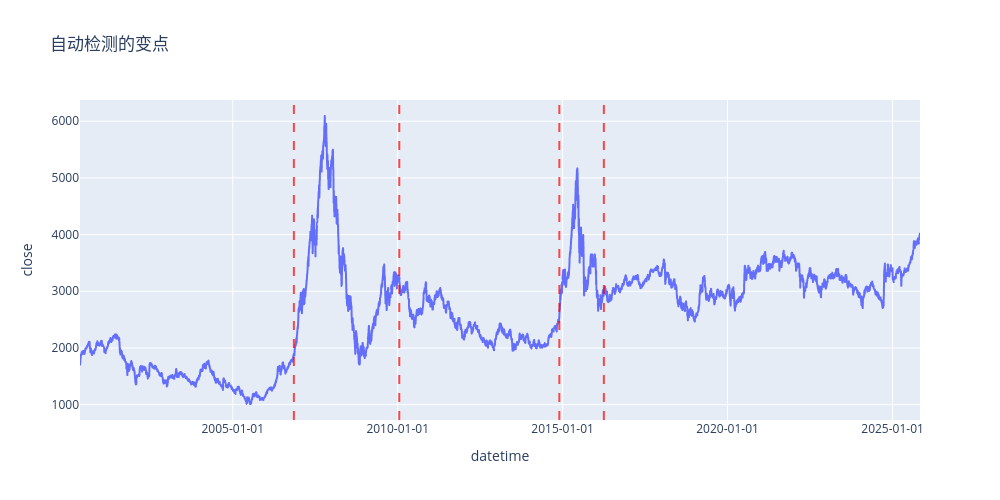

Write notebook code for a chart like this one.
### Code cell
fig = px.line(
    df1, 
    x=df1.index, 
    y='close', 
    title='自动检测变点',
    labels={'log_return': '价格'}
)

for cp in change_points:
    fig.add_vline(x=df.index[cp], line=dict(color='red', dash='dash'), opacity=0.7)

fig.update_xaxes(tickformat="%Y-%m-%d")
fig.update_layout(hovermode='x unified',dragmode='pan', width=1000, height=500)
fig.show(config={'scrollZoom': True})

### Figure 1 — Plotly figure (JSON) as saved in the notebook; plotly's stock layout.template omitted (floating-point values rounded to 4 significant figures; data arrays with more than 128 entries replaced by an {"elided": "..."} marker saying what was removed)
{"data": [{"hovertemplate": "datetime=%{x}<br>close=%{y}<extra></extra>", "legendgroup": "", "line": {"color": "#636efa", "dash": "solid"}, "marker": {"symbol": "circle"}, "mode": "lines", "name": "", "showlegend": false, "type": "scattergl", "x": {"elided": "6179 str values"}, "xaxis": "x", "y": {"elided": "6179 float values"}, "yaxis": "y"}], "layout": {"dragmode": "pan", "height": 500, "hovermode": "x unified", "legend": {"tracegroupgap": 0}, "shapes": [{"line": {"color": "red", "dash": "dash"}, "opacity": 0.7, "type": "line", "x0": "2006-11-08T15:00:00", "x1": "2006-11-08T15:00:00", "xref": "x", "y0": 0, "y1": 1, "yref": "y domain"}, {"line": {"color": "red", "dash": "dash"}, "opacity": 0.7, "type": "line", "x0": "2010-01-18T15:00:00", "x1": "2010-01-18T15:00:00", "xref": "x", "y0": 0, "y1": 1, "yref": "y domain"}, {"line": {"color": "red", "dash": "dash"}, "opacity": 0.7, "type": "line", "x0": "2014-11-25T15:00:00", "x1": "2014-11-25T15:00:00", "xref": "x", "y0": 0, "y1": 1, "yref": "y domain"}, {"line": {"color": "red", "dash": "dash"}, "opacity": 0.7, "type": "line", "x0": "2016-04-01T15:00:00", "x1": "2016-04-01T15:00:00", "xref": "x", "y0": 0, "y1": 1, "yref": "y domain"}], "title": {"text": "自动检测的变点"}, "width": 1000, "xaxis": {"anchor": "y", "domain": [0, 1], "tickformat": "%Y-%m-%d", "title": {"text": "datetime"}}, "yaxis": {"anchor": "x", "domain": [0, 1], "title": {"text": "close"}}}}
